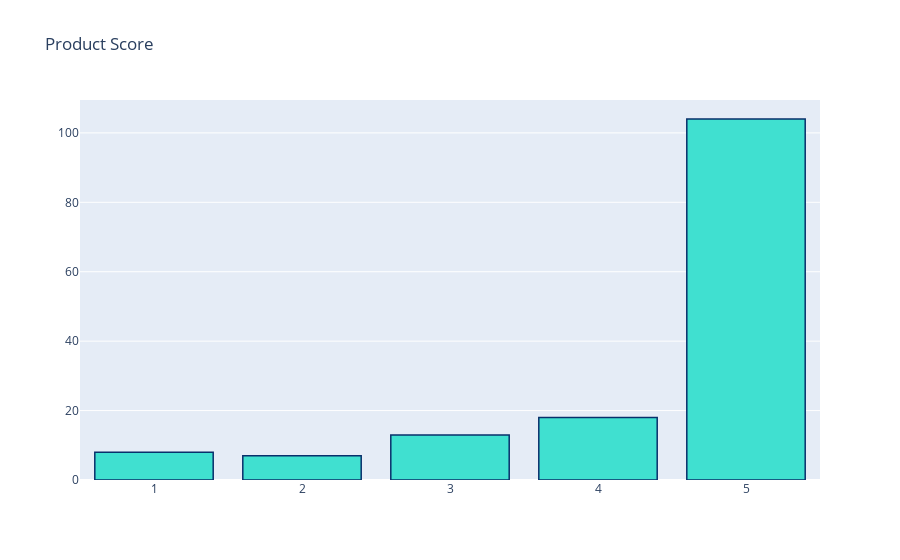

Notebook code for this chart:
### Code cell
# plotly.graph_objects as go
list_of_scores = dataframes1.groupby(['Score'])['Score'].count() # extracting the data and count the nunbers of the rating
#print(list_of_scores)
print(dataframes1['Score'] != 3) # check if score is more than 3
graph1 = go.Figure(data=go.Bar(x=[1,2,3,4,5], y=list_of_scores))
graph1.update_traces(marker_color="turquoise",marker_line_color='rgb(8,48,107)', marker_line_width=1.5)
graph1.update_layout(title_text='Product Score')
graph1.show()

### Figure 1 — Plotly figure (JSON) as saved in the notebook; plotly's stock layout.template omitted (floating-point values rounded to 4 significant figures)
{"data": [{"marker": {"color": "turquoise", "line": {"color": "rgb(8,48,107)", "width": 1.5}}, "type": "bar", "x": [1, 2, 3, 4, 5], "y": [8, 7, 13, 18, 104]}], "layout": {"title": {"text": "Product Score"}}}
